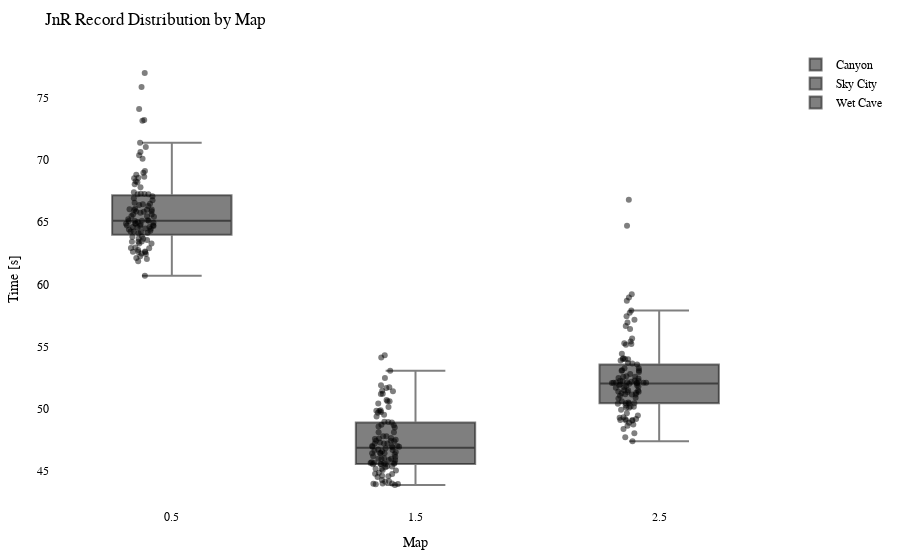

Here is the notebook cell this chart was saved with:
### Code cell
import plotly.graph_objects as go
import plotly.io as pio

df = getRecordsDataframe(minigame="Jump and Run")

# Calculate the offset for centering the data points
num_columns = len(df.columns)
offset = 0.5

# Create a Swarm plot using Plotly
fig = go.Figure()

for i, column in enumerate(df.columns):
    x_values = [i + offset] * len(df[column])  # Adjust x-values with offset for horizontal centering
    fig.add_trace(go.Box(x=x_values,
                         y=df[column],
                         name=column,
                         boxpoints='all',
                         pointpos=-0.5,  # Adjust point position to prevent overlapping
                         marker=dict(color='rgba(0,0,0,0.5)', size=6),  # Adjust marker color and size
                         hovertext=df.index,
                         hoverinfo='text+y'))

fig.update_layout(title="JnR Record Distribution by Map",
                  xaxis=dict(title="Map"),
                  yaxis=dict(title="Time [s]"),
                  showlegend=True,
                  font=dict(family="Arial", size=12, color="black"),  # Customize font
                  plot_bgcolor="white",  # Set background color
                  margin=dict(l=50, r=50, t=50, b=50),  # Adjust margins for better layout
                  )

pio.show(fig)

pio.write_html(fig, "out/jump_swarm_plot.html")

### Figure 1 — Plotly figure (JSON) as saved in the notebook; plotly's stock layout.template omitted (floating-point values rounded to 4 significant figures)
{"data": [{"boxpoints": "all", "hoverinfo": "text+y", "hovertext": ["20LeRe10", "agowskyy", "Allooy", "Anni808", "Axollotel", "BacardiSprite", "bawskey", "BusinessBent", "ByNetherdude", "byTobi", "cediiiiii_10", "Chander24", "Chrisi20101", "crocodile1870", "cxl1lo", "DarkCobweb", "deadfiight", "DerBaumIstDerWeg", "Dokkkkko", "Ex4cted", "Falke23_5", "Feinberg", "Fflopse", "ForceFox", "Freeeedom", "frutigall", "GamemasterNiki", "GeneralEnte06", "Gerrygames", "Gobo9", "GrafikKatze", "Grapfen", "Gummibearchen", "H1ghsay", "h4nnes", "Harold_Sensemann", "HerrDante", "itemTooltipExport", "Jan2220", "JennieKim", "jimmi1410", "JOW23", "Joy_8oy", "JustK1lling", "KakaMC", "Kanickelul", "Keenaai", "Kokochampi", "Kokochampo", "Kopfradio", "Krusti", "Kyuudo", "LeWi_100", "Livgo", "lizsyy", "LordAlexos", "Lubotter2009", "Luis_XYZ", "M0orey_0", "marbrueck", "Martomias", "Mincheeen", "MrNulfred", "Mvsk_", "Nexilus", "Ninivee", "officialryzon", "Oronor", "PedroZockt", "Picutar", "PixlNight", "PolizeiDreamy", "Radattel", "Radiokopf", "Raefinzs", "Ritokii", "rXzEr_Justin", "Sackkerl", "SB387", "schmaarek", "ScreamingBlatz", "Sebi1801", "Seemops_8", "Sey__", "Shiewk", "Snitcherella", "SpeckyCut", "StaudammAusHolz", "TheBreadHD", "Tomiokey", "tsuneee", "twitchparaskiill", "Txlentierter", "Umgfoin", "WirdNichtGeladen", "Wissender", "xBaumeisterin", "xX_Dima_ggg_Xx6", "xX_Masha_ggg_Xx9", "ymq_", "yzvm", "zTotito", "_n3d", "_Waldi_"], "marker": {"color": "rgba(0,0,0,0.5)", "size": 6}, "name": "Canyon", "pointpos": -0.5, "type": "box", "x": [0.5, 0.5, 0.5, 0.5, 0.5, 0.5, 0.5, 0.5, 0.5, 0.5, 0.5, 0.5, 0.5, 0.5, 0.5, 0.5, 0.5, 0.5, 0.5, 0.5, 0.5, 0.5, 0.5, 0.5, 0.5, 0.5, 0.5, 0.5, 0.5, 0.5, 0.5, 0.5, 0.5, 0.5, 0.5, 0.5, 0.5, 0.5, 0.5, 0.5, 0.5, 0.5, 0.5, 0.5, 0.5, 0.5, 0.5, 0.5, 0.5, 0.5, 0.5, 0.5, 0.5, 0.5, 0.5, 0.5, 0.5, 0.5, 0.5, 0.5, 0.5, 0.5, 0.5, 0.5, 0.5, 0.5, 0.5, 0.5, 0.5, 0.5, 0.5, 0.5, 0.5, 0.5, 0.5, 0.5, 0.5, 0.5, 0.5, 0.5, 0.5, 0.5, 0.5, 0.5, 0.5, 0.5, 0.5, 0.5, 0.5, 0.5, 0.5, 0.5, 0.5, 0.5, 0.5, 0.5, 0.5, 0.5, 0.5, 0.5, 0.5, 0.5, 0.5, 0.5], "y": [67.09, 64.73, 63.44, 65.84, 65.5, 63.43, 68.21, 68.97, 75.86, 65.44, 61.86, 74.1, 64.49, 64.12, 66.76, 66.04, 65.16, 63.28, 64.8, 62.6, 65.87, 66.56, 62.12, 64.7, 64.31, 64.48, 64.87, 64.6, 64.41, 60.7, 63.85, 63.67, 64.25, 64.74, 67.25, 64.24, 62.58, null, 65.86, 65.09, 77.0, 62.75, 68.66, 64.15, 62.9, null, 66.38, 73.22, 70.39, 70.64, 66.0, 64.7, 62.45, 68.56, 62.26, 67.26, 65.61, 67.24, 67.28, 66.93, 64.95, 65.62, 64.9, 71.04, 73.16, 65.02, null, 66.01, 62.62, 63.82, 63.68, 71.39, 66.47, 66.44, 65.1, 70.11, 68.3, 68.54, 66.08, 62.96, 65.11, null, 64.61, 62.04, 63.57, 62.48, 68.81, 65.47, 67.8, 65.23, 63.42, 69.11, 66.3, 64.57, 64.87, 65.97, 62.64, 67.4, 68.04, 62.93, 63.28, 65.76, 64.21, 65.11]}, {"boxpoints": "all", "hoverinfo": "text+y", "hovertext": ["20LeRe10", "agowskyy", "Allooy", "Anni808", "Axollotel", "BacardiSprite", "bawskey", "BusinessBent", "ByNetherdude", "byTobi", "cediiiiii_10", "Chander24", "Chrisi20101", "crocodile1870", "cxl1lo", "DarkCobweb", "deadfiight", "DerBaumIstDerWeg", "Dokkkkko", "Ex4cted", "Falke23_5", "Feinberg", "Fflopse", "ForceFox", "Freeeedom", "frutigall", "GamemasterNiki", "GeneralEnte06", "Gerrygames", "Gobo9", "GrafikKatze", "Grapfen", "Gummibearchen", "H1ghsay", "h4nnes", "Harold_Sensemann", "HerrDante", "itemTooltipExport", "Jan2220", "JennieKim", "jimmi1410", "JOW23", "Joy_8oy", "JustK1lling", "KakaMC", "Kanickelul", "Keenaai", "Kokochampi", "Kokochampo", "Kopfradio", "Krusti", "Kyuudo", "LeWi_100", "Livgo", "lizsyy", "LordAlexos", "Lubotter2009", "Luis_XYZ", "M0orey_0", "marbrueck", "Martomias", "Mincheeen", "MrNulfred", "Mvsk_", "Nexilus", "Ninivee", "officialryzon", "Oronor", "PedroZockt", "Picutar", "PixlNight", "PolizeiDreamy", "Radattel", "Radiokopf", "Raefinzs", "Ritokii", "rXzEr_Justin", "Sackkerl", "SB387", "schmaarek", "ScreamingBlatz", "Sebi1801", "Seemops_8", "Sey__", "Shiewk", "Snitcherella", "SpeckyCut", "StaudammAusHolz", "TheBreadHD", "Tomiokey", "tsuneee", "twitchparaskiill", "Txlentierter", "Umgfoin", "WirdNichtGeladen", "Wissender", "xBaumeisterin", "xX_Dima_ggg_Xx6", "xX_Masha_ggg_Xx9", "ymq_", "yzvm", "zTotito", "_n3d", "_Waldi_"], "marker": {"color": "rgba(0,0,0,0.5)", "size": 6}, "name": "Sky City", "pointpos": -0.5, "type": "box", "x": [1.5, 1.5, 1.5, 1.5, 1.5, 1.5, 1.5, 1.5, 1.5, 1.5, 1.5, 1.5, 1.5, 1.5, 1.5, 1.5, 1.5, 1.5, 1.5, 1.5, 1.5, 1.5, 1.5, 1.5, 1.5, 1.5, 1.5, 1.5, 1.5, 1.5, 1.5, 1.5, 1.5, 1.5, 1.5, 1.5, 1.5, 1.5, 1.5, 1.5, 1.5, 1.5, 1.5, 1.5, 1.5, 1.5, 1.5, 1.5, 1.5, 1.5, 1.5, 1.5, 1.5, 1.5, 1.5, 1.5, 1.5, 1.5, 1.5, 1.5, 1.5, 1.5, 1.5, 1.5, 1.5, 1.5, 1.5, 1.5, 1.5, 1.5, 1.5, 1.5, 1.5, 1.5, 1.5, 1.5, 1.5, 1.5, 1.5, 1.5, 1.5, 1.5, 1.5, 1.5, 1.5, 1.5, 1.5, 1.5, 1.5, 1.5, 1.5, 1.5, 1.5, 1.5, 1.5, 1.5, 1.5, 1.5, 1.5, 1.5, 1.5, 1.5, 1.5, 1.5], "y": [49.74, 47.5, 47.64, 51.73, 49.8, 45.36, 46.61, 47.21, 51.88, 46.58, 44.57, 54.3, 45.64, 47.28, 48.9, 46.41, 47.42, 43.85, 48.09, 44.15, 47.37, 47.57, 44.74, 44.61, 45.38, 47.78, 47.6, 45.64, 45.17, 43.94, 44.85, 45.58, 45.69, 48.7, 47.2, 45.98, 43.96, null, 46.17, 45.97, 48.48, 43.98, 48.95, 45.29, 44.76, 51.66, 48.58, 51.19, 49.82, 51.17, 46.68, 46.72, 44.12, 50.69, 45.53, 51.45, 46.42, 49.88, 47.19, 49.37, 46.94, 45.94, 46.89, 50.14, 45.53, 49.51, 51.4, 46.99, 43.93, 45.02, 45.59, 53.04, 46.42, 50.59, 52.47, 46.11, 46.34, 47.01, 54.12, 45.07, 48.67, 46.93, 46.43, 44.26, 45.64, 49.68, 48.93, 45.55, 50.59, 47.77, 45.17, 47.41, null, 46.81, 45.87, 48.1, 45.53, 46.51, 50.42, 43.98, 44.5, 46.98, 45.87, 46.01]}, {"boxpoints": "all", "hoverinfo": "text+y", "hovertext": ["20LeRe10", "agowskyy", "Allooy", "Anni808", "Axollotel", "BacardiSprite", "bawskey", "BusinessBent", "ByNetherdude", "byTobi", "cediiiiii_10", "Chander24", "Chrisi20101", "crocodile1870", "cxl1lo", "DarkCobweb", "deadfiight", "DerBaumIstDerWeg", "Dokkkkko", "Ex4cted", "Falke23_5", "Feinberg", "Fflopse", "ForceFox", "Freeeedom", "frutigall", "GamemasterNiki", "GeneralEnte06", "Gerrygames", "Gobo9", "GrafikKatze", "Grapfen", "Gummibearchen", "H1ghsay", "h4nnes", "Harold_Sensemann", "HerrDante", "itemTooltipExport", "Jan2220", "JennieKim", "jimmi1410", "JOW23", "Joy_8oy", "JustK1lling", "KakaMC", "Kanickelul", "Keenaai", "Kokochampi", "Kokochampo", "Kopfradio", "Krusti", "Kyuudo", "LeWi_100", "Livgo", "lizsyy", "LordAlexos", "Lubotter2009", "Luis_XYZ", "M0orey_0", "marbrueck", "Martomias", "Mincheeen", "MrNulfred", "Mvsk_", "Nexilus", "Ninivee", "officialryzon", "Oronor", "PedroZockt", "Picutar", "PixlNight", "PolizeiDreamy", "Radattel", "Radiokopf", "Raefinzs", "Ritokii", "rXzEr_Justin", "Sackkerl", "SB387", "schmaarek", "ScreamingBlatz", "Sebi1801", "Seemops_8", "Sey__", "Shiewk", "Snitcherella", "SpeckyCut", "StaudammAusHolz", "TheBreadHD", "Tomiokey", "tsuneee", "twitchparaskiill", "Txlentierter", "Umgfoin", "WirdNichtGeladen", "Wissender", "xBaumeisterin", "xX_Dima_ggg_Xx6", "xX_Masha_ggg_Xx9", "ymq_", "yzvm", "zTotito", "_n3d", "_Waldi_"], "marker": {"color": "rgba(0,0,0,0.5)", "size": 6}, "name": "Wet Cave", "pointpos": -0.5, "type": "box", "x": [2.5, 2.5, 2.5, 2.5, 2.5, 2.5, 2.5, 2.5, 2.5, 2.5, 2.5, 2.5, 2.5, 2.5, 2.5, 2.5, 2.5, 2.5, 2.5, 2.5, 2.5, 2.5, 2.5, 2.5, 2.5, 2.5, 2.5, 2.5, 2.5, 2.5, 2.5, 2.5, 2.5, 2.5, 2.5, 2.5, 2.5, 2.5, 2.5, 2.5, 2.5, 2.5, 2.5, 2.5, 2.5, 2.5, 2.5, 2.5, 2.5, 2.5, 2.5, 2.5, 2.5, 2.5, 2.5, 2.5, 2.5, 2.5, 2.5, 2.5, 2.5, 2.5, 2.5, 2.5, 2.5, 2.5, 2.5, 2.5, 2.5, 2.5, 2.5, 2.5, 2.5, 2.5, 2.5, 2.5, 2.5, 2.5, 2.5, 2.5, 2.5, 2.5, 2.5, 2.5, 2.5, 2.5, 2.5, 2.5, 2.5, 2.5, 2.5, 2.5, 2.5, 2.5, 2.5, 2.5, 2.5, 2.5, 2.5, 2.5, 2.5, 2.5, 2.5, 2.5], "y": [51.73, 52.16, 50.19, 51.47, 51.48, 48.73, 53.25, 52.1, 64.71, 51.88, 49.27, 56.94, 52.09, 52.09, 52.8, 52.23, 51.35, 49.09, 53.08, 48.86, 52.25, 53.68, 47.7, 50.44, 51.83, 52.09, 52.2, 50.81, 51.36, 47.38, 49.3, 49.64, 50.49, 52.56, 52.27, 50.6, 48.37, null, 50.41, 51.13, 57.9, 49.06, 57.43, 50.16, 48.64, 59.2, 54.42, 58.94, 53.97, 66.79, 53.88, 52.47, 48.02, 56.64, 50.25, 53.56, 51.24, 55.26, 52.12, 52.01, 51.37, 50.44, 51.97, 54.0, 51.69, 52.56, 52.07, 52.6, 49.09, 49.45, 50.39, 58.67, 51.15, 54.05, 56.42, 51.15, 55.41, 57.72, 53.09, 49.92, 51.77, 55.65, 50.89, 49.16, 52.43, 53.05, 53.64, 55.15, 53.98, 55.19, 51.29, 52.95, null, 51.04, 51.47, 51.89, 50.07, 53.25, 57.14, 49.04, 50.07, 52.08, 52.04, 49.14]}], "layout": {"font": {"color": "black", "family": "Arial", "size": 12}, "margin": {"b": 50, "l": 50, "r": 50, "t": 50}, "plot_bgcolor": "white", "showlegend": true, "title": {"text": "JnR Record Distribution by Map"}, "xaxis": {"title": {"text": "Map"}}, "yaxis": {"title": {"text": "Time [s]"}}}}
